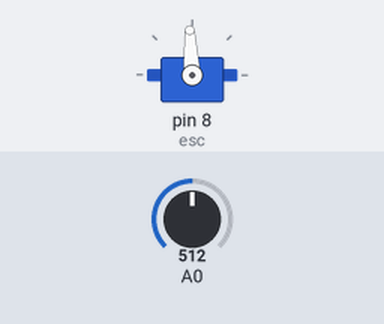
Simulated run of this sketch. Board: Arduino Uno, built with avr-gcc and run on an emulated ATmega328P. Parts: servo. Inputs (shaded band) come from the test bench; at power-on: A0 = 512.

Above: at 1.2 s.
1.3 s: A0 set to 716
At 2.5 s:
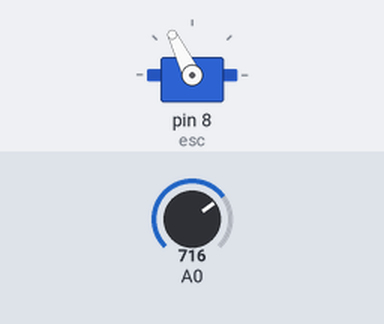
2.8 s: A0 set to 900
At 3.8 s:
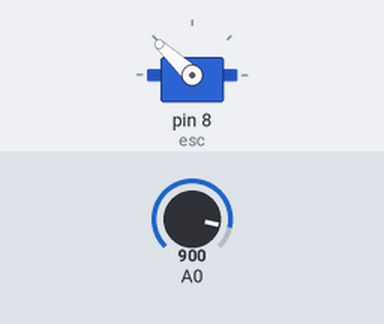
4.3 s: A0 set to 1023
At 5.0 s:
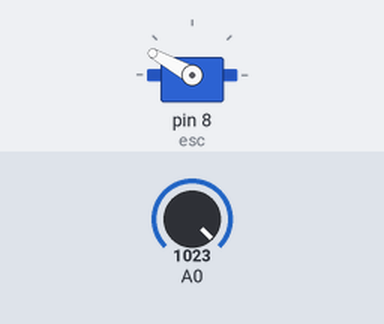
5.8 s: A0 set to 306
At 6.1 s:
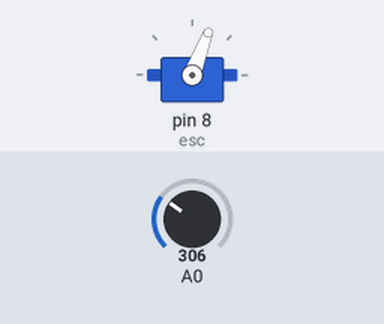
7.3 s: A0 set to 122
At 8.4 s:
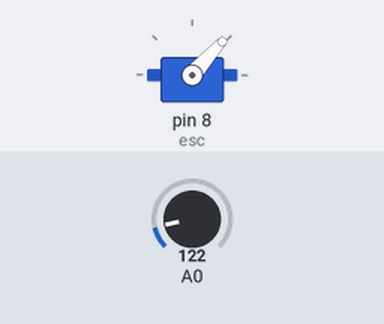
8.8 s: A0 set to 511
At 9.6 s:
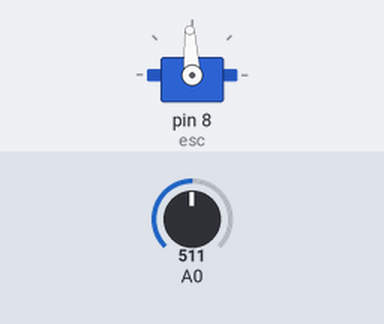
Timing chart, 0 to 11.3 s (numbered marks = the images above; inputs shaded):
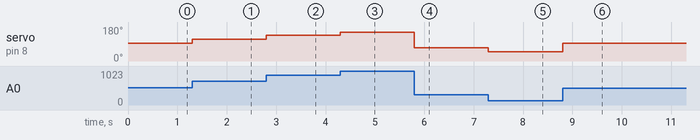

Measured:
- after the input at 1.3 s, servo on pin 8 (esc): 93° → 116° at once
- after the input at 2.8 s, servo on pin 8 (esc): 116° → 137° at once
- after the input at 4.3 s, servo on pin 8 (esc): 137° → 151° at once
- after the input at 5.8 s, servo on pin 8 (esc): 151° → 69° at once
- after the input at 7.3 s, servo on pin 8 (esc): 69° → 48° at once
- after the input at 8.8 s, servo on pin 8 (esc): 48° → 93° at once

The sketch:

MAE_156_control.ino
```cpp
#include <Servo.h>
#include <servo.h>//Using servo library to control ESC
Servo esc; //Creating a servo class with name as esc
void setup()
{
esc.attach(8); //Specify the esc signal pin,Here as D8
esc.writeMicroseconds(1000); //initialize the signal to 1000
Serial.begin(9600);
}
void loop()
{
int val; //Creating a variable val
val= analogRead(A0); //Read input from analog pin a0 and store in val
val= map(val, 0, 1023,900,2100); //mapping val to minimum and maximum(Change if needed)
esc.writeMicroseconds(val); //using val as the signal to esc
}
```
